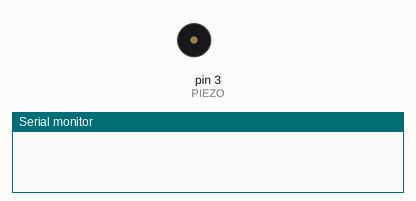
Recording of a sketch running on a simulated Arduino Uno, built with avr-gcc and run on an emulated ATmega328P. Shown: buzzer (waves = sounding), the last lines printed to the serial monitor.

Above: at 0.05 s.
At 12.8 s:
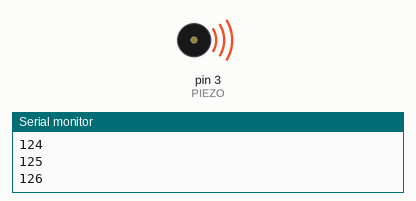
Timing chart, 0 to 66.7 s (numbered marks = the images above):
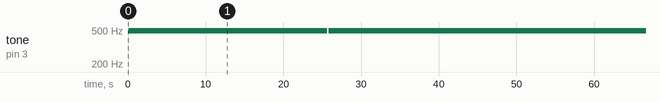

Measured:
- by itself, tone on pin 3 (PIEZO): repeats every 51.3 s: silent 0.20 s, 490 Hz 51.1 s

The sketch:

PIEZO_SONIDO_VAR.ino
```cpp
/*FECHA: 16/04/2020
 *AUTOR: Elías Montenegro3 Ramos
 *DESCRIPCIÓN DE PROGRAMA: Utilizando la salida analogica 3 simulada mediante PWM del Arduno
 *conectamos un Zumbador de 5 vol. y escuchamos algunos pito a intervalos regulares de tiempo
 *haciendolos variar en el rango de 0 a 255.
 */
#define PIEZO 3 // Define PIEZO como 3 Cada vez que el encuentre en el porgrama
                // la palabra PIEZO el lo reemplazara por un 3.
int tiempo =100; // cargamos una variable para que al hacer un cambio se cambie
                 // entodo el programa.
int sonido;

void setup()
   {
    Serial.begin(9600);
    pinMode(PIEZO, OUTPUT);
   }

void loop()
   {
    for(sonido = 0; sonido <256; sonido++)
        {
          analogWrite(PIEZO, sonido);
          delay(tiempo);
          Serial.println(sonido);
        }
    for(sonido < 256; sonido >0; sonido--)
        {
          analogWrite(PIEZO, sonido);
          delay(tiempo);
          Serial.println(sonido);
        }
   }
   // Nota: sabemos que el maximo valor es 255 que equivale a 5 Vol que es lo que
   // el Arduino a la salida.
```
